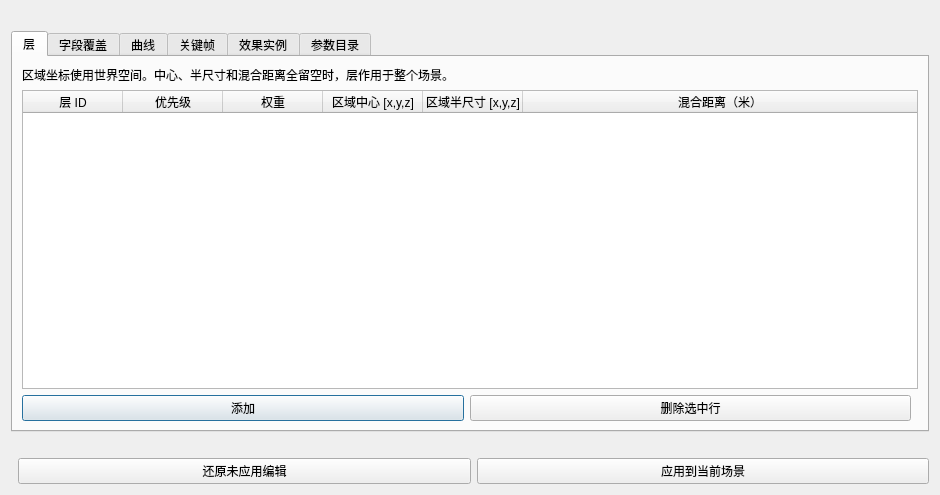
<?xml version="1.0" encoding="UTF-8"?>
<ui version="4.0">
 <class>EnvironmentWindow</class>
 <widget class="QDialog" name="EnvironmentWindow">
  <property name="geometry"><rect><x>0</x><y>0</y><width>940</width><height>495</height></rect></property>
  <property name="windowTitle"><string>环境组合</string></property>
  <layout class="QVBoxLayout" name="mainLayout">
   <item><widget class="QLabel" name="sceneState"><property name="wordWrap"><bool>true</bool></property></widget></item>
   <item><widget class="QTabWidget" name="tabs">
    <widget class="QWidget" name="layersPage">
     <attribute name="title"><string>层</string></attribute>
     <layout class="QVBoxLayout" name="layersLayout">
      <item><widget class="QLabel" name="layersHelp"><property name="text"><string>区域坐标使用世界空间。中心、半尺寸和混合距离全留空时，层作用于整个场景。</string></property><property name="wordWrap"><bool>true</bool></property></widget></item>
      <item><widget class="QTableWidget" name="layersTable">
       <property name="selectionBehavior"><enum>QAbstractItemView::SelectRows</enum></property>
       <property name="alternatingRowColors"><bool>true</bool></property>
       <attribute name="horizontalHeaderStretchLastSection"><bool>true</bool></attribute>
       <attribute name="verticalHeaderVisible"><bool>false</bool></attribute>
       <column><property name="text"><string>层 ID</string></property></column>
       <column><property name="text"><string>优先级</string></property></column>
       <column><property name="text"><string>权重</string></property></column>
       <column><property name="text"><string>区域中心 [x,y,z]</string></property></column>
       <column><property name="text"><string>区域半尺寸 [x,y,z]</string></property></column>
       <column><property name="text"><string>混合距离（米）</string></property></column>
      </widget></item>
      <item><layout class="QHBoxLayout" name="layersButtons">
       <item><widget class="QPushButton" name="layersAdd"><property name="text"><string>添加</string></property></widget></item>
       <item><widget class="QPushButton" name="layersRemove"><property name="text"><string>删除选中行</string></property></widget></item>
       <item><spacer name="layersSpacer"><property name="orientation"><enum>Qt::Horizontal</enum></property></spacer></item>
      </layout></item>
     </layout>
    </widget>
    <widget class="QWidget" name="overridesPage">
     <attribute name="title"><string>字段覆盖</string></attribute>
     <layout class="QVBoxLayout" name="overridesLayout">
      <item><widget class="QLabel" name="overridesHelp"><property name="text"><string>按层 ID 添加字段。目标留空表示全局参数。值支持数值、true/false、[x,y,z]、[r,g,b,a] 或资源引用。</string></property><property name="wordWrap"><bool>true</bool></property></widget></item>
      <item><widget class="QTableWidget" name="overridesTable">
       <property name="selectionBehavior"><enum>QAbstractItemView::SelectRows</enum></property>
       <property name="alternatingRowColors"><bool>true</bool></property>
       <attribute name="horizontalHeaderStretchLastSection"><bool>true</bool></attribute>
       <attribute name="verticalHeaderVisible"><bool>false</bool></attribute>
       <column><property name="text"><string>层 ID</string></property></column>
       <column><property name="text"><string>目标效果 ID</string></property></column>
       <column><property name="text"><string>参数 ID</string></property></column>
       <column><property name="text"><string>值</string></property></column>
      </widget></item>
      <item><layout class="QHBoxLayout" name="overridesButtons">
       <item><widget class="QPushButton" name="overridesAdd"><property name="text"><string>添加</string></property></widget></item>
       <item><widget class="QPushButton" name="overridesRemove"><property name="text"><string>删除选中行</string></property></widget></item>
       <item><spacer name="overridesSpacer"><property name="orientation"><enum>Qt::Horizontal</enum></property></spacer></item>
      </layout></item>
     </layout>
    </widget>
    <widget class="QWidget" name="curvesPage">
     <attribute name="title"><string>曲线</string></attribute>
     <layout class="QVBoxLayout" name="curvesLayout">
      <item><widget class="QLabel" name="curvesHelp"><property name="text"><string>每条曲线独立绑定一个字段。目标留空表示全局参数。</string></property><property name="wordWrap"><bool>true</bool></property></widget></item>
      <item><widget class="QTableWidget" name="curvesTable">
       <property name="selectionBehavior"><enum>QAbstractItemView::SelectRows</enum></property>
       <property name="alternatingRowColors"><bool>true</bool></property>
       <attribute name="horizontalHeaderStretchLastSection"><bool>true</bool></attribute>
       <attribute name="verticalHeaderVisible"><bool>false</bool></attribute>
       <column><property name="text"><string>曲线 ID</string></property></column>
       <column><property name="text"><string>目标效果 ID</string></property></column>
       <column><property name="text"><string>参数 ID</string></property></column>
       <column><property name="text"><string>循环 true/false</string></property></column>
       <column><property name="text"><string>优先级</string></property></column>
       <column><property name="text"><string>权重</string></property></column>
      </widget></item>
      <item><layout class="QHBoxLayout" name="curvesButtons">
       <item><widget class="QPushButton" name="curvesAdd"><property name="text"><string>添加</string></property></widget></item>
       <item><widget class="QPushButton" name="curvesRemove"><property name="text"><string>删除选中行</string></property></widget></item>
       <item><spacer name="curvesSpacer"><property name="orientation"><enum>Qt::Horizontal</enum></property></spacer></item>
      </layout></item>
     </layout>
    </widget>
    <widget class="QWidget" name="keysPage">
     <attribute name="title"><string>关键帧</string></attribute>
     <layout class="QVBoxLayout" name="keysLayout">
      <item><widget class="QLabel" name="keysHelp"><property name="text"><string>同一曲线内的时间必须递增，单位为秒，值的类型应与参数一致。</string></property><property name="wordWrap"><bool>true</bool></property></widget></item>
      <item><widget class="QTableWidget" name="keysTable">
       <property name="selectionBehavior"><enum>QAbstractItemView::SelectRows</enum></property>
       <property name="alternatingRowColors"><bool>true</bool></property>
       <attribute name="horizontalHeaderStretchLastSection"><bool>true</bool></attribute>
       <attribute name="verticalHeaderVisible"><bool>false</bool></attribute>
       <column><property name="text"><string>曲线 ID</string></property></column>
       <column><property name="text"><string>时间（秒）</string></property></column>
       <column><property name="text"><string>值</string></property></column>
      </widget></item>
      <item><layout class="QHBoxLayout" name="keysButtons">
       <item><widget class="QPushButton" name="keysAdd"><property name="text"><string>添加</string></property></widget></item>
       <item><widget class="QPushButton" name="keysRemove"><property name="text"><string>删除选中行</string></property></widget></item>
       <item><spacer name="keysSpacer"><property name="orientation"><enum>Qt::Horizontal</enum></property></spacer></item>
      </layout></item>
     </layout>
    </widget>
    <widget class="QWidget" name="effectsPage">
     <attribute name="title"><string>效果实例</string></attribute>
     <layout class="QVBoxLayout" name="effectsLayout">
      <item><widget class="QLabel" name="effectsHelp"><property name="text"><string>实例 ID 用于绑定覆盖和曲线。效果类型由 Runtime 内置或项目代码注册。</string></property><property name="wordWrap"><bool>true</bool></property></widget></item>
      <item><widget class="QTableWidget" name="effectsTable">
       <property name="selectionBehavior"><enum>QAbstractItemView::SelectRows</enum></property>
       <property name="alternatingRowColors"><bool>true</bool></property>
       <attribute name="horizontalHeaderStretchLastSection"><bool>true</bool></attribute>
       <attribute name="verticalHeaderVisible"><bool>false</bool></attribute>
       <column><property name="text"><string>实例 ID</string></property></column>
       <column><property name="text"><string>效果类型</string></property></column>
      </widget></item>
      <item><layout class="QHBoxLayout" name="effectsButtons">
       <item><widget class="QPushButton" name="effectsAdd"><property name="text"><string>添加</string></property></widget></item>
       <item><widget class="QPushButton" name="effectsRemove"><property name="text"><string>删除选中行</string></property></widget></item>
       <item><spacer name="effectsSpacer"><property name="orientation"><enum>Qt::Horizontal</enum></property></spacer></item>
      </layout></item>
     </layout>
    </widget>
    <widget class="QWidget" name="catalogPage">
     <attribute name="title"><string>参数目录</string></attribute>
     <layout class="QVBoxLayout" name="catalogLayout">
      <item><widget class="QLabel" name="catalogHelp"><property name="text"><string>目录显示已注册的全局字段、效果参数和事件载荷。项目代码注册的类型可按 ID 填写。</string></property><property name="wordWrap"><bool>true</bool></property></widget></item>
      <item><widget class="QTableWidget" name="catalogTable">
       <property name="selectionBehavior"><enum>QAbstractItemView::SelectRows</enum></property>
       <property name="alternatingRowColors"><bool>true</bool></property>
       <attribute name="horizontalHeaderStretchLastSection"><bool>true</bool></attribute>
       <attribute name="verticalHeaderVisible"><bool>false</bool></attribute>
       <property name="editTriggers"><set>QAbstractItemView::NoEditTriggers</set></property>
       <column><property name="text"><string>效果或事件（空为全局）</string></property></column>
       <column><property name="text"><string>参数 ID</string></property></column>
       <column><property name="text"><string>默认值</string></property></column>
      </widget></item>
      <item><layout class="QHBoxLayout" name="catalogButtons">
       <item><widget class="QPushButton" name="catalogRefresh"><property name="text"><string>刷新目录</string></property></widget></item>
       <item><spacer name="catalogSpacer"><property name="orientation"><enum>Qt::Horizontal</enum></property></spacer></item>
      </layout></item>
     </layout>
    </widget>
   </widget></item>
   <item><widget class="QLabel" name="statusLabel"><property name="wordWrap"><bool>true</bool></property></widget></item>
   <item><layout class="QHBoxLayout" name="actionsLayout">
    <item><spacer name="actionsSpacer"><property name="orientation"><enum>Qt::Horizontal</enum></property></spacer></item>
    <item><widget class="QPushButton" name="reloadButton"><property name="text"><string>还原未应用编辑</string></property></widget></item>
    <item><widget class="QPushButton" name="applyButton"><property name="text"><string>应用到当前场景</string></property></widget></item>
   </layout></item>
  </layout>
  <action name="windowAction"><property name="text"><string>窗口</string></property></action>
  <action name="environmentAction"><property name="text"><string>环境组合</string></property></action>
 </widget>
 <resources/>
 <connections/>
</ui>
